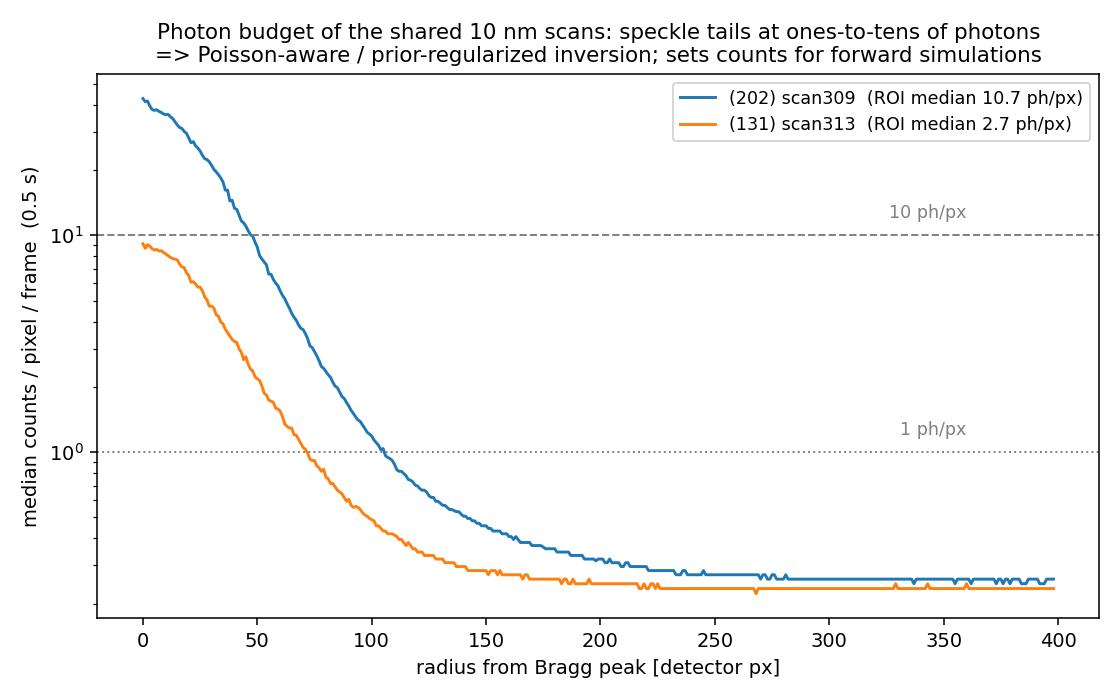

Write the Python code that produced this figure.
#!/usr/bin/env python3
"""Plan-B seed: the photon budget of the real scans (radial counts/pixel).

Reads the *_maps.npz (mean_pattern + roi) and plots median counts/pixel/frame
vs radius from the Bragg peak: the speckle tail runs at ones-to-tens of
photons, which is the operating regime any reconstruction (and PtychoPINN's
Poisson loss) must be designed for. Also the count target for forward sims.
"""
import numpy as np
import matplotlib

matplotlib.use("Agg")
import matplotlib.pyplot as plt

fig, ax = plt.subplots(figsize=(8, 5))
for path, tag, color in (("data/scan_309_100309_maps.npz", "(202) scan309", "C0"),
                         ("data/scan_313_100313_maps.npz", "(131) scan313", "C1")):
    Z = np.load(path)
    mp = Z["mean_pattern"]
    y0, y1, x0, x1 = Z["roi"]
    cy, cx = (y0 + y1) // 2, (x0 + x1) // 2
    yy, xx = np.mgrid[0:mp.shape[0], 0:mp.shape[1]]
    rr = np.hypot(yy - cy, xx - cx)
    sel = (rr < 400) & (mp > 0)  # mp==0 marks masked bad pixels / empty modules
    rbin = rr[sel].astype(int)
    prof = np.array([np.median(mp[sel][rbin == k]) for k in range(1, 400)
                     if np.any(rbin == k)])
    ax.semilogy(prof, color, lw=1.5, label=f"{tag}  (ROI median {np.median(mp[y0:y1, x0:x1]):.1f} ph/px)")
    assert np.median(prof[:30]) > np.median(prof[-60:]), "profile should fall off the peak"
ax.axhline(10, color="gray", ls="--", lw=1)
ax.axhline(1, color="gray", ls=":", lw=1)
ax.text(360, 12, "10 ph/px", fontsize=9, color="gray", ha="right")
ax.text(360, 1.2, "1 ph/px", fontsize=9, color="gray", ha="right")
ax.set_xlabel("radius from Bragg peak [detector px]")
ax.set_ylabel("median counts / pixel / frame  (0.5 s)")
ax.set_title("Photon budget of the shared 10 nm scans: speckle tails at ones-to-tens of photons\n"
             "=> Poisson-aware / prior-regularized inversion; sets counts for forward simulations",
             fontsize=11)
ax.legend(fontsize=9)
fig.tight_layout()
fig.savefig("photon_budget.png", dpi=140)
print("wrote photon_budget.png")
